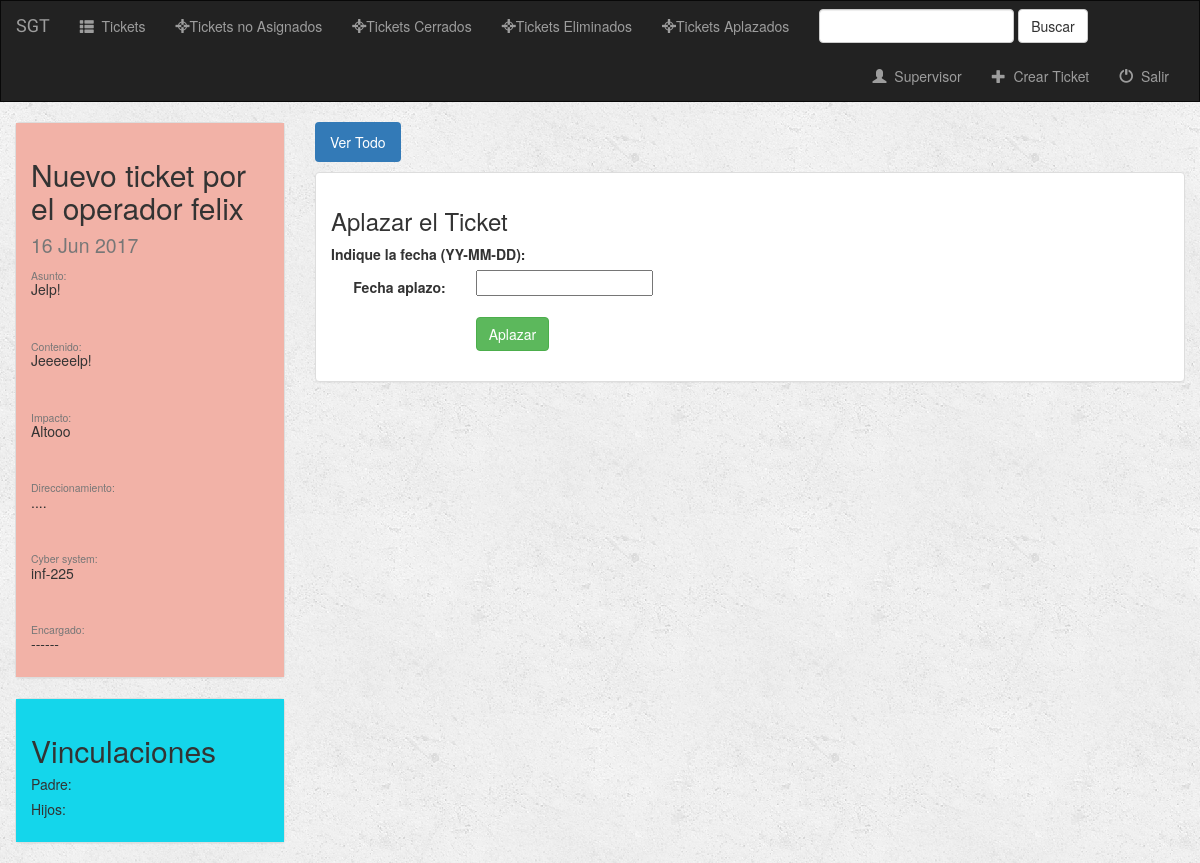
/ticket/23/accion/aplazar/ (signed in), run on the app's committed database.
### ticket/models.py (models this page shows, shortened)
class Ticket(models.Model):
    titulo = models.CharField(max_length=100)
    asunto = models.CharField(max_length=300, null=True)
    contenido = models.CharField(max_length=300, null=True)
    prioridad = models.CharField(max_length=15, choices=(('Urgente', 'Urgente'), ('Estandar', 'Estandar'),
                                                         ('Baja', 'Baja')))
    impacto = models.CharField(max_length=8, null=True)
    direccionamiento = models.CharField(max_length=10, null=True)
    cybersystem = models.CharField(max_length=10, null=True)
    fecha_apertura = models.DateField(auto_now_add=True)
    fecha_cierre = models.DateField(null=True)
    cerrado = models.BooleanField(default=False)
    aplazado = models.BooleanField(default=False)
    fecha_aplazo = models.DateField(null=True, default = date.today())
    tiempo_restante_aplazo = models.DurationField(null=True)
    asignado = models.BooleanField(default=False)
    eliminado = models.BooleanField(default=False)
    creador = models.ForeignKey(User, related_name='creador')
    encargado = models.ForeignKey(User, related_name='encargado', null=True)
    cerrador = models.ForeignKey(User, related_name='cerrador', null=True)

### ticket/views.py (the view, shortened to what this page needs)
# urls.py: url(r'^(?P<ticket_id>[0-9]+)/accion/(?P<accion>\w+)/$', views.accion, name='accion'),
def accion(request, ticket_id, accion):
    if not request.user.is_authenticated():
        return render(request, 'ticket/login.html')
    else:
        if not (str(request.user.empleado.perfil) == 'supervisor' or str(request.user.empleado.perfil) == 'jefe'):
            return redirect('ticket:index')
        else:
            if accion == 'asignar':
                user = User.objects.get(pk=request.POST['user'])
                ticket = Ticket.objects.get(pk=request.POST['ticket'])
                ticket.encargado = user
                ticket.asignado = True
                ticket.save()
                return redirect('ticket:detail', ticket_id)
            elif accion == 'cerrar':
                ticket = get_object_or_404(Ticket, pk=ticket_id)
                ticket.cerrador = request.user
                ticket.cerrado = True
                ticket.save()
                return redirect('ticket:detail', ticket_id)
            elif accion == 'abrir':
                ticket = get_object_or_404(Ticket, pk=ticket_id)
                ticket.cerrador = None
                ticket.cerrado = False
                ticket.save()
                return redirect('ticket:detail', ticket_id)
            elif accion == 'eliminar':
                ticket = get_object_or_404(Ticket, pk=ticket_id)
                ticket.eliminador = request.user
                ticket.eliminado = True
                ticket.save()
                return redirect('ticket:detail', ticket_id)
            elif accion == 'restaurar':
                ticket = get_object_or_404(Ticket, pk=ticket_id)
                ticket.eliminador = None
                ticket.eliminado = False
                ticket.save()
                return redirect('ticket:detail', ticket_id)
            elif accion == 'aplazar':
                form = AplazarForm(request.POST or None)
                ticket = get_object_or_404(Ticket, pk=ticket_id)
                context = {
                    'ticket': ticket,
                    'form': form,
                    'base': 'ticket/' + request.user.empleado.perfil + '/base.html'
                }
                return render(request, 'ticket/create_aplazar.html', context)
            else:
                redirect('ticket:index')

### ticket/forms.py
class AplazarForm(forms.Form):
    fecha_aplazo = forms.DateField()

### templates/ticket/create_aplazar.html (shortened to what this page needs)
{% extends base %}
{% block body %}
<div class="container-fluid">
    <div class="row">
        {% include 'ticket/elementos/detalles_ticket.html' %}
        <div class="col-sm-8 col-md-9">
            <ul class="nav nav-pills" style="margin-bottom: 10px;">
                <li role="presentation" class="active"><a href="{% url 'ticket:detail' ticket.id %}">Ver Todo</a></li>
            </ul>
            <div class="panel panel-default">
                <div class="panel-body">
                    <h3>Aplazar el Ticket</h3>
                    <form class="form-horizontal" role="form" action="" method="post" enctype="multipart/form-data">
                        <label for="fecha_aplazo"> Indique la fecha (YY-MM-DD):</label>
                        {% include 'ticket/form_template.html' %}
                        <div class="form-group">
                            <div class="col-sm-offset-2 col-sm-10">
                                <button type="submit" class="btn btn-success">Aplazar</button>
                            </div>
                        </div>
                    </form>
                </div>
            </div>
        </div>
    </div>
    {% include 'ticket/elementos/vinculos_ticket.html' %}
</div>
{% endblock %}

### templates/ticket/elementos/detalles_ticket.html
{% block detalles_ticket %}
        <div class="col-sm-4 col-md-3">
            <div class="panel panel-default">
                <div class="panel-body" {% if ticket.prioridad == 'Baja' %}
                            style="background-color:#BFF2A7"
                        {% elif ticket.prioridad == 'Estandar' %}
                            style="background-color:#F2EFA7"
                        {% else %}
                            style="background-color:#F2B2A7"
                        {% endif %}>
                    <h2>{{ ticket.titulo }} <br><small>{{ ticket.fecha_apertura|date:"d M Y" }}</small></h2>
                    {% if ticket.asunto %}<h5><small>Asunto:</small><br>{{ ticket.asunto }}</h5><br>{% endif %}
                    {% if ticket.contenido %}<h5><small>Contenido:</small><br>{{ ticket.contenido }}</h5><br>{% endif %}
                    {% if ticket.impacto %}<h5><small>Impacto:</small><br>{{ ticket.impacto }}</h5><br>{% endif %}
                    {% if ticket.direccionamiento %}<h5><small>Direccionamiento:</small><br>{{ ticket.direccionamiento }}</h5><br>{% endif %}
                    {% if ticket.cybersystem %}<h5><small>Cyber system:</small><br>{{ ticket.cybersystem }}</h5><br>{% endif %}
                    <h5><small>Encargado:</small><br>{% if ticket.encargado %} {{ ticket.encargado.empleado }} {% else %} ------ {% endif %}</h5>
                </div>
            </div>
        </div>
{% endblock detalles_ticket%}

### ticket/static/ticket/style.css (style rules this page uses)
body { background: white url("images/background.png"); }

### data on the page
Ticket: titulo "Nuevo ticket por el operador felix", fecha_apertura "16 Jun 2017", asunto "Jelp!", contenido "Jeeeeelp!", impacto "Altooo", direccionamiento "....", cybersystem "inf-225"

### other printed values
{{ field.label_tag }} "Fecha aplazo:"
